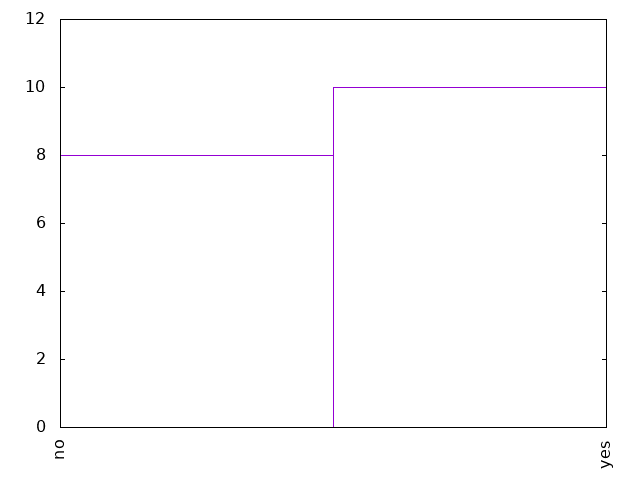

Generate this figure with gnuplot:
set term png
set out "18-20famsup.png"
set key off
set xtics rotate
set yrange[0:12]

plot '18-20famsup.dat' using 1:xticlabel(2) with boxes
